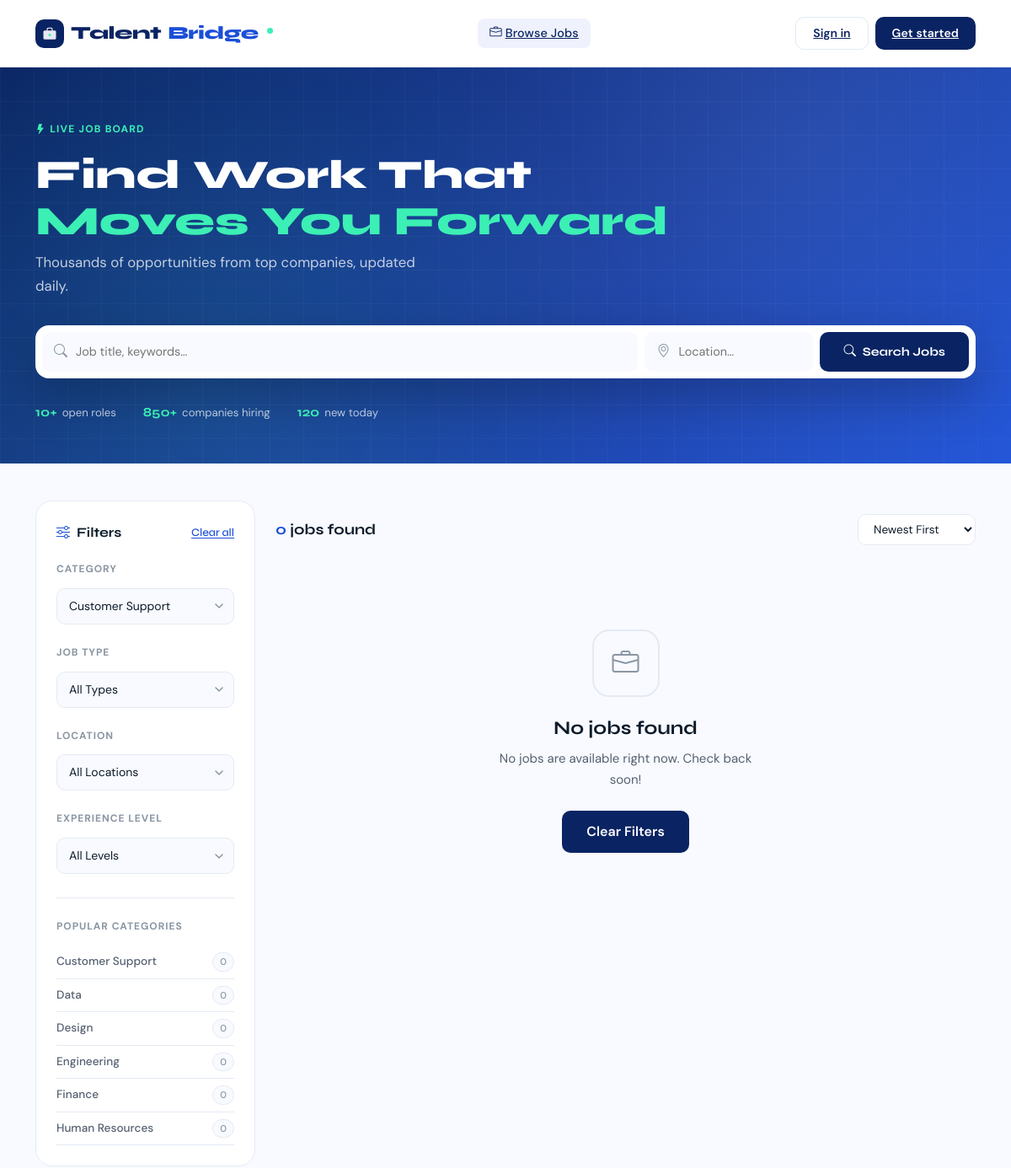
The app's page /?category=8 (upper part), older data.
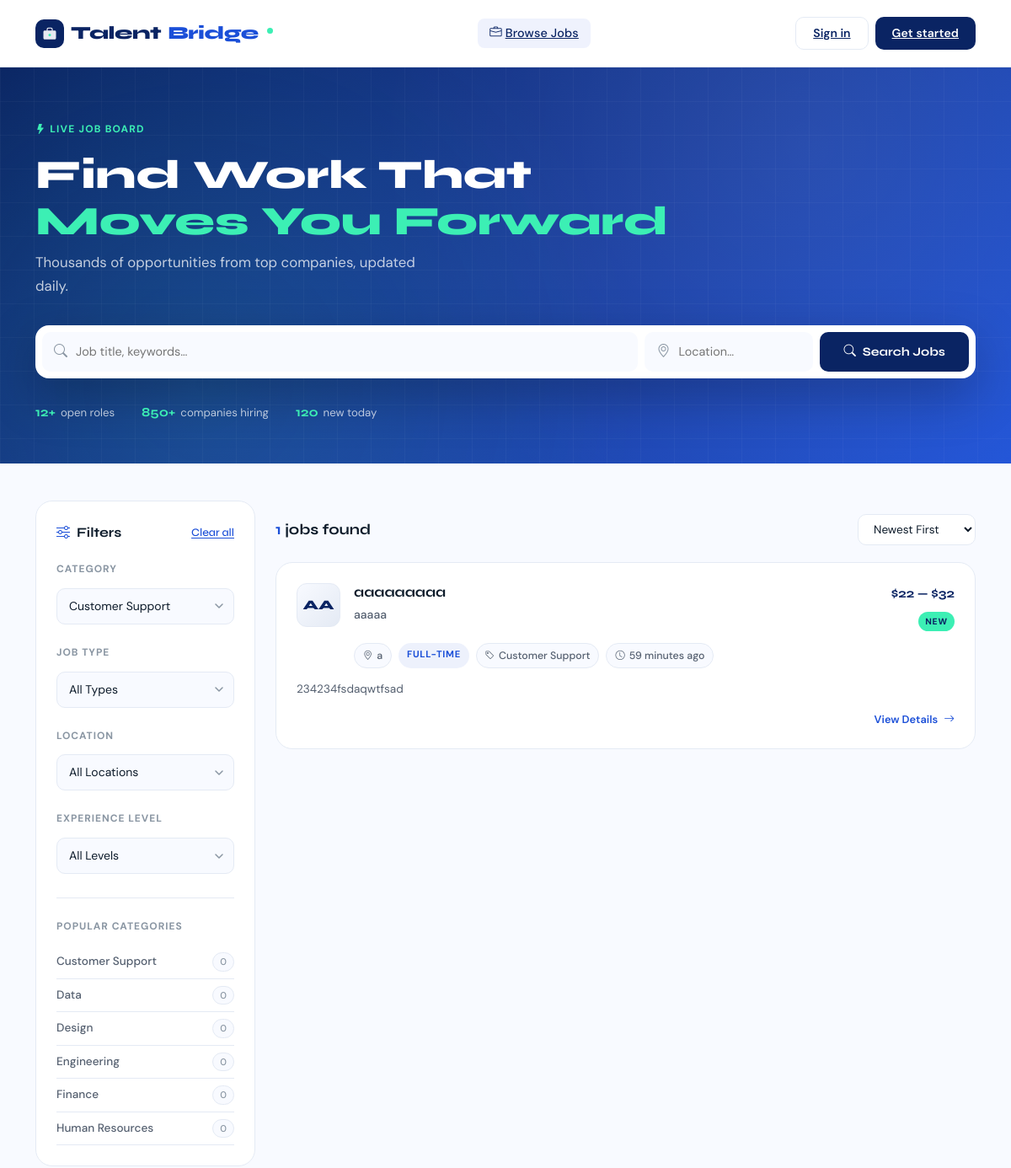
The same page, newer data.
### jobs/models.py (models this page shows, shortened)
class Category(models.Model):
    name = models.CharField(max_length=80, unique=True)
    def __str__(self):
        return self.name

class Job(models.Model):
    JOB_TYPE_CHOICES = [
        ("full_time", "Full-time"),
        ("part_time", "Part-time"),
        ("contract", "Contract"),
        ("freelance", "Freelance"),
        ("internship", "Internship"),
    ]
    EXPERIENCE_LEVEL_CHOICES = [
        ("entry", "Entry Level"),
        ("mid", "Mid Level"),
        ("senior", "Senior"),
        ("lead", "Lead / Manager"),
    ]
    title = models.CharField(max_length=200)
    description = models.TextField()
    company = models.CharField(max_length=100)
    location = models.CharField(max_length=100)
    job_type = models.CharField(max_length=20, choices=JOB_TYPE_CHOICES, blank=True)
    category = models.ForeignKey(Category, on_delete=models.SET_NULL, null=True, blank=True)
    experience_level = models.CharField(
        max_length=20, choices=EXPERIENCE_LEVEL_CHOICES, blank=True
    )
    is_remote = models.BooleanField(default=False)
    salary_min = models.DecimalField(max_digits=10, decimal_places=2, null=True, blank=True)
    salary_max = models.DecimalField(max_digits=10, decimal_places=2, null=True, blank=True)
    deadline = models.DateField(null=True, blank=True)
    requirements = models.TextField(blank=True)
    benefits = models.TextField(blank=True)
    salary = models.DecimalField(max_digits=10, decimal_places=2, null=True, blank=True)
    posted_by = models.ForeignKey(User, on_delete=models.CASCADE)
    created_at = models.DateTimeField(auto_now_add=True)
    updated_at = models.DateTimeField(auto_now=True)
    @property
    def is_new(self):
        if not self.created_at:
            return False
        from django.utils import timezone
        return self.created_at >= timezone.now() - timezone.timedelta(days=3)

### jobs/views.py (the view, shortened to what this page needs)
# urls.py: path('', views.job_list, name='job_list'),
def job_list(request):
    query = (request.GET.get("q") or "").strip()
    location = (request.GET.get("location") or "").strip()
    category = (request.GET.get("category") or "").strip()
    job_type = (request.GET.get("job_type") or "").strip()
    remote = (request.GET.get("remote") or "").strip()
    experience = (request.GET.get("experience") or "").strip()
    sort = (request.GET.get("sort") or "newest").strip()
    jobs_qs = (
        Job.objects.all()
        .select_related("category", "posted_by")
        .annotate(applications_count=Count("applications", distinct=True))
    )
    if query:
        jobs_qs = jobs_qs.filter(
            Q(title__icontains=query)
            | Q(description__icontains=query)
            | Q(company__icontains=query)
        )
    if location:
        jobs_qs = jobs_qs.filter(location__icontains=location)
    if category and category.isdigit():
        jobs_qs = jobs_qs.filter(category_id=int(category))
    valid_job_types = {choice[0] for choice in Job.JOB_TYPE_CHOICES}
    if job_type in valid_job_types:
        jobs_qs = jobs_qs.filter(job_type=job_type)
    valid_experience = {choice[0] for choice in Job.EXPERIENCE_LEVEL_CHOICES}
    if experience in valid_experience:
        jobs_qs = jobs_qs.filter(experience_level=experience)
    if remote == "remote":
        jobs_qs = jobs_qs.filter(is_remote=True)
    elif remote == "onsite":
        jobs_qs = jobs_qs.filter(is_remote=False)
    if sort == "salary":
        jobs_qs = jobs_qs.order_by("-salary_max", "-salary_min", "-created_at")
    else:
        jobs_qs = jobs_qs.order_by("-created_at")
    paginator = Paginator(jobs_qs, 10)
    jobs = paginator.get_page(request.GET.get("page"))
    categories = Category.objects.all().order_by("name")
    params_without_page = request.GET.copy()
    params_without_page.pop("page", None)
    base_querystring = params_without_page.urlencode()
    sort_urls = {}
    for sort_key in ["newest", "salary", "relevance"]:
        sort_params = params_without_page.copy()
        sort_params["sort"] = sort_key
        sort_urls[sort_key] = f"?{sort_params.urlencode()}"
    return render(
        request,
        "jobs/job_list.html",
        {
            "jobs": jobs,
            "query": query,
            "location": location,
            "category": category,
            "job_type": job_type,
            "remote": remote,
            "experience": experience,
            "sort": sort,
            "categories": categories,
            "total_jobs": Job.objects.count(),
            "base_querystring": base_querystring,
            "sort_urls": sort_urls,
        },
    )

### jobs/templates/jobs/job_list.html (shortened to what the changed rows need)
{% extends 'base.html' %}
{% block page_header %}
<div class="hero-search">
    <div class="container position-relative">
        <h1 style="font-size:clamp(2rem,5vw,3rem);font-weight:800;color:#fff;line-height:1.15;margin-bottom:8px;">
            Find Work That<br><span style="color:var(--accent);">Moves You Forward</span>
        </h1>
        <div class="stats-strip">
            <div class="stat"><strong>{{ total_jobs|default:"2,400" }}+</strong> open roles</div>
        </div>
    </div>
</div>
{% endblock %}
{% block content %}
<div class="row g-4 mt-0" style="margin-top:-20px!important;">
    <div class="col-lg-3">
        <div class="filter-sidebar animate-in">
            <div style="margin-top:28px;padding-top:24px;border-top:1.5px solid var(--border);">
                {% for cat in categories|slice:":6" %}
                    <a href="?category={{ cat.id }}" style="display:flex;align-items:center;justify-content:space-between;padding:8px 0;border-bottom:1px solid var(--border);text-decoration:none;color:var(--text-secondary);font-size:0.85rem;font-weight:500;transition:color 0.15s;" onmouseover="this.style.color='var(--primary)'" onmouseout="this.style.color='var(--text-secondary)'">
                        <span>{{ cat.name }}</span>
                        <span style="background:var(--surface);border:1px solid var(--border);border-radius:20px;padding:1px 8px;font-size:0.7rem;color:var(--text-muted);">{{ cat.job_count|default:"0" }}</span>
                    </a>
                {% endfor %}
            </div>
        </div>
    </div>
    <div class="col-lg-9">
        <div class="results-bar animate-in animate-delay-1">
            <div class="results-count">
                <span>{{ jobs.paginator.count }}</span> jobs found
            </div>
        </div>
        {% if jobs %}
            <div style="display:flex;flex-direction:column;gap:14px;">
                {% for job in jobs %}
                <a href="{% url 'job_detail' job.pk %}" class="job-card animate-in" style="animation-delay:{{ forloop.counter0|add:2 }}0ms">
                    <div class="d-flex gap-3 align-items-start">
                        <div class="company-logo">
                            {{ job.company|slice:":2"|upper }}
                        </div>
                        <div class="flex-grow-1 min-w-0">
                            <div class="d-flex align-items-start justify-content-between gap-2 flex-wrap">
                                <div>
                                    <div class="job-title-link">{{ job.title }}</div>
                                    <div class="company-name">{{ job.company }}</div>
                                </div>
                                <div class="d-flex flex-column align-items-end gap-2">
                                    {% if job.salary_min or job.salary_max %}
                                        <div class="job-salary">
                                            {% if job.salary_min %}${{ job.salary_min|floatformat:0 }}{% endif %}
                                            {% if job.salary_min and job.salary_max %} — {% endif %}
                                            {% if job.salary_max %}${{ job.salary_max|floatformat:0 }}{% endif %}
                                        </div>
                                    {% endif %}
                                    {% if job.is_new %}<span class="badge-new">New</span>{% endif %}
                                </div>
                            </div>
                            <div class="job-meta">
                                <span class="meta-pill"><i class="bi bi-geo-alt"></i>{{ job.location }}</span>
                                {% if job.job_type %}
                                <span class="job-type-badge
                                    {% if job.job_type == 'full_time' %}badge-full-time
                                    {% elif job.job_type == 'part_time' %}badge-part-time
                                    {% elif job.job_type == 'contract' %}badge-contract
                                    {% elif job.job_type == 'remote' %}badge-remote
                                    {% endif %}">
                                    {{ job.get_job_type_display }}
                                </span>
                                {% endif %}
                                {% if job.category %}
                                <span class="meta-pill"><i class="bi bi-tag"></i>{{ job.category }}</span>
                                {% endif %}
                                <span class="meta-pill"><i class="bi bi-clock"></i>{{ job.created_at|timesince }} ago</span>
                            </div>
                        </div>
                    </div>
                    {% if job.description %}
                    <p style="font-size:0.85rem;color:var(--text-secondary);margin-top:14px;margin-bottom:0;display:-webkit-box;-webkit-line-clamp:2;-webkit-box-orient:vertical;overflow:hidden;line-height:1.6;">
                        {{ job.description|truncatewords:25 }}
                    </p>
                    {% endif %}
                    <div style="display:flex;align-items:center;justify-content:flex-end;margin-top:14px;">
                        <span style="font-size:0.8rem;font-weight:600;color:var(--primary-light);">
                            View Details <i class="bi bi-arrow-right ms-1"></i>
                        </span>
                    </div>
                </a>
                {% endfor %}
            </div>
        {% else %}
            <div class="empty-state animate-in">
                <div class="empty-icon"><i class="bi bi-briefcase"></i></div>
                <h3 style="font-family:'Syne',sans-serif;font-weight:700;font-size:1.4rem;margin-bottom:10px;">No jobs found</h3>
                <p style="color:var(--text-secondary);max-width:320px;margin:0 auto 24px;">
                    {% if query %}No results for "{{ query }}". Try different keywords or clear your filters.
                    {% else %}No jobs are available right now. Check back soon!{% endif %}
                </p>
                <a href="{% url 'job_list' %}" class="btn" style="background:var(--primary);color:white;border-radius:10px;padding:12px 28px;font-weight:600;text-decoration:none;display:inline-block;">
                    Clear Filters
                </a>
            </div>
        {% endif %}
    </div>
</div>
{% endblock %}

Row changes from the older to the newer data that the page shows:
added Job: company "AA", title "aaaaaaaaa", company "aaaaa", salary_min "22", salary_max "32", shows "NEW", location "a", job_type "FULL-TIME", category "Customer Support", created_at "59 minutes", description "234234fsdaqwtfsad"
Text that changed along with them:
{{ total_jobs|default:"2,400" }}: "10" → "12"
{{ jobs.paginator.count }}: "0" → "1"
text no longer shown: "No jobs found No jobs are available right now. Check back soon! Clear Filters"
